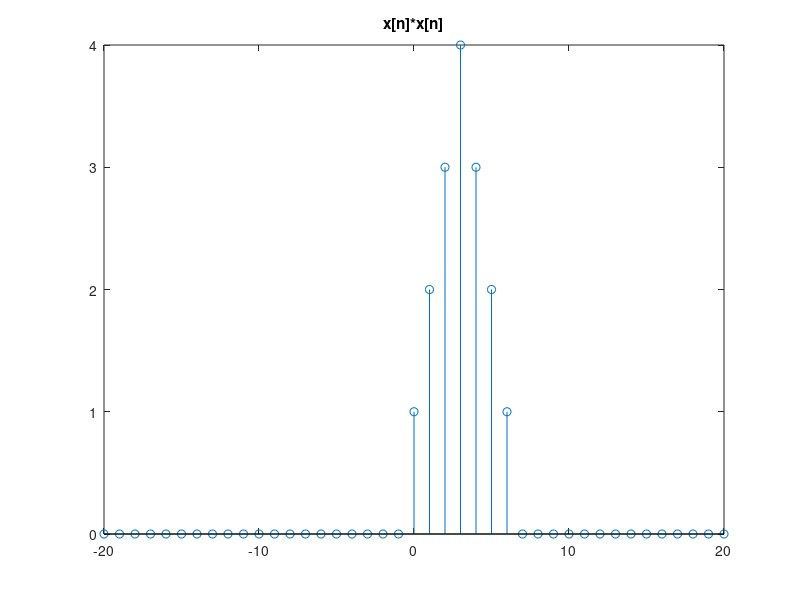

This figure's MATLAB source:
clc;
clear all;
n=-10:10;
w=(n>=0)-(n>=4);
n1 = length(w);
X1 = [w,zeros(1,n1)];


for i=1:n1+n1-1
C1(i) = 0; 
for j=1:n1 
if(i-j+1>0) 
C1(i) = C1(i) + X1(j) * X1(i-j+1); 
else 
end 
end 
end
C1
N = -20:20;
stem(N,C1);
title('x[n]*x[n]');